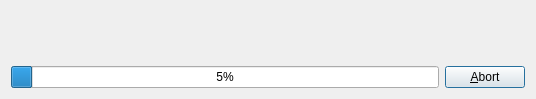
<?xml version="1.0" encoding="UTF-8"?>
<ui version="4.0">
 <class>RefactoringDialog</class>
 <widget class="QDialog" name="RefactoringDialog">
  <property name="geometry">
   <rect>
    <x>0</x>
    <y>0</y>
    <width>536</width>
    <height>99</height>
   </rect>
  </property>
  <property name="windowTitle">
   <string>Refactoring</string>
  </property>
  <layout class="QGridLayout" name="gridLayout">
   <item row="2" column="0">
    <widget class="QProgressBar" name="progressBar">
     <property name="value">
      <number>5</number>
     </property>
    </widget>
   </item>
   <item row="2" column="1">
    <widget class="QPushButton" name="abortButton">
     <property name="text">
      <string>&amp;Abort</string>
     </property>
    </widget>
   </item>
   <item row="1" column="0" colspan="2">
    <widget class="QLabel" name="fileLabel">
     <property name="text">
      <string/>
     </property>
    </widget>
   </item>
   <item row="0" column="0" colspan="2">
    <widget class="QLabel" name="renameLabel">
     <property name="text">
      <string/>
     </property>
    </widget>
   </item>
  </layout>
 </widget>
 <resources/>
 <connections>
  <connection>
   <sender>abortButton</sender>
   <signal>clicked()</signal>
   <receiver>RefactoringDialog</receiver>
   <slot>reject()</slot>
   <hints>
    <hint type="sourcelabel">
     <x>489</x>
     <y>77</y>
    </hint>
    <hint type="destinationlabel">
     <x>267</x>
     <y>49</y>
    </hint>
   </hints>
  </connection>
 </connections>
</ui>
